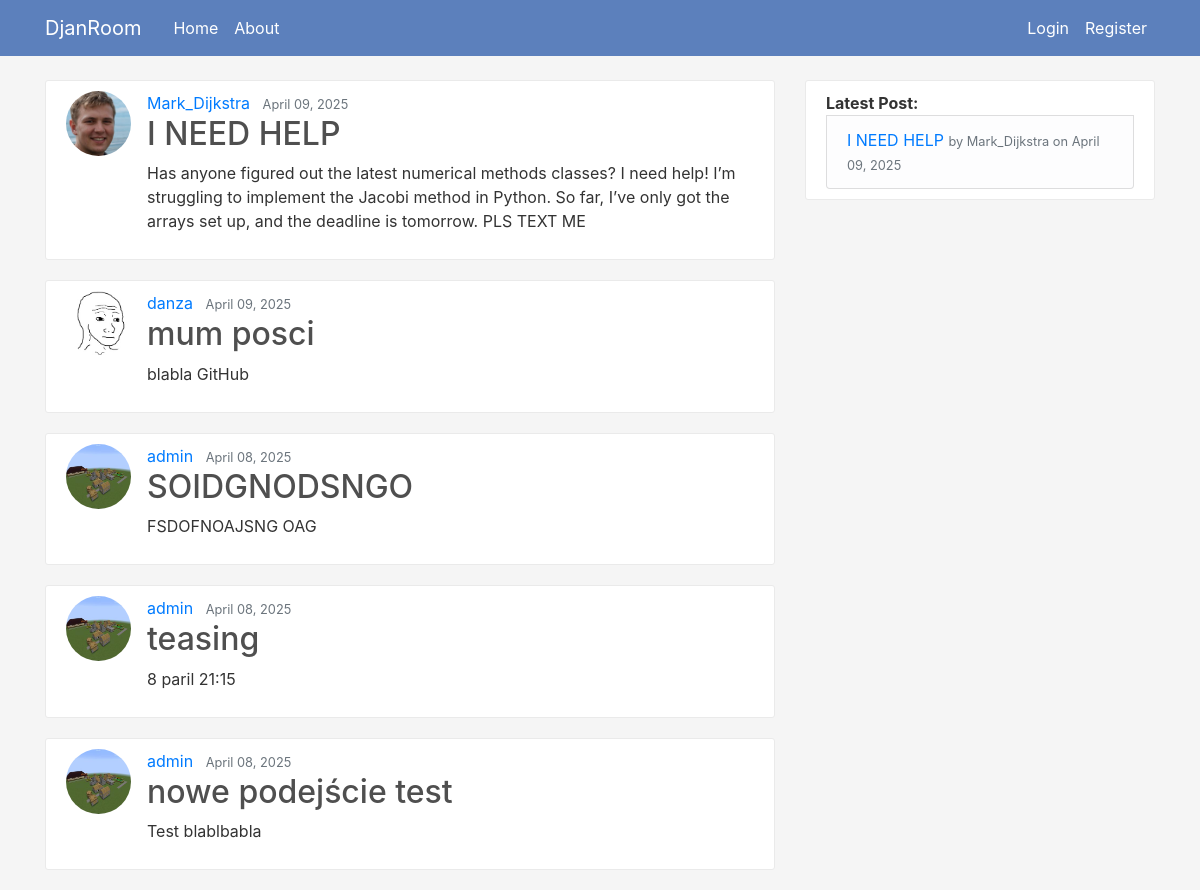
Before: / with the older database file.
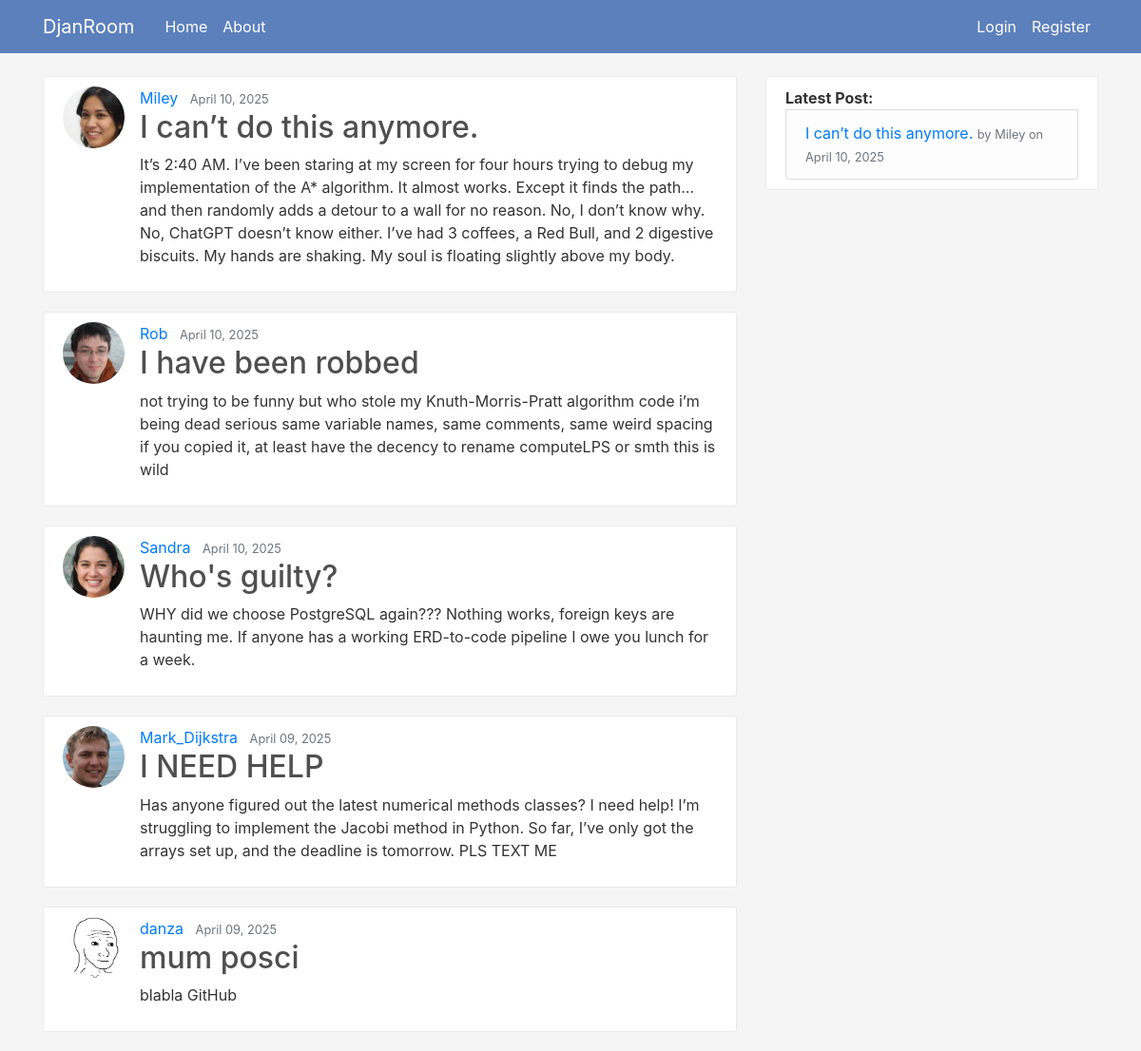
After: the same page with the newer database file.
### blog/models.py (models this page shows, shortened)
class Post(models.Model):
    title = models.CharField(max_length=100)
    content = models.TextField()
    date_posted = models.DateTimeField(default=timezone.now)
    author = models.ForeignKey(User, on_delete=models.CASCADE)

### users/models.py (models this page shows, shortened)
class Profile(models.Model):
    user = models.OneToOneField(User, on_delete=models.CASCADE)
    image = models.ImageField(default='default.jpg', upload_to='profile_pics')

### blog/views.py (the view)
# urls.py: path('', PostListView.as_view(), name='blog-home'),
class PostListView(ListView):
    model = Post
    template_name = 'blog/home.html'
    context_object_name = 'posts'
    ordering = ['-date_posted']
    paginate_by = 5
    def get_context_data(self, **kwargs):
        context = super().get_context_data(**kwargs)
        context['latest_post'] = Post.objects.latest('date_posted')  # Fetch the latest post
        return context

### blog/context_processors.py (called while the page is built)
def latest_post(request):
    try:
        return {'latest_post': Post.objects.latest('date_posted')}
    except Post.DoesNotExist:
        return {'latest_post': None}

### blog/templates/blog/home.html
{% extends "blog/base.html"  %}
{% block content %}
    {% for post in posts %}
    <article class="media content-section">
        <img class="rounded-circle article-img" src="{{post.author.profile.image.url}}" >
        <div class="media-body">
          <div class="article-metadata">
            <a class="mr-2" href="#">{{ post.author }}</a>
            <small class="text-muted">{{ post.date_posted|date:"F d, Y" }}</small>
          </div>
          <h2><a class="article-title" href="{% url 'post-detail' post.id%}">{{ post.title }}</a></h2>
          <p class="article-content">{{ post.content }}</p>
        </div>
      </article>
    {% endfor %}
{% endblock content %}

### blog/templates/blog/base.html (shortened to what this page needs)
{% load static %}
<!DOCTYPE html>
<html>
<head>
    <link rel="stylesheet" href="https://cdn.jsdelivr.net/npm/bootstrap@4.0.0/dist/css/bootstrap.min.css">
    <link rel="stylesheet" type="text/css" href="{% static 'blog/main.css' %}?v=2">
</head>
<body>
    <header class="site-header">
        <nav class="navbar navbar-expand-md navbar-dark bg-steel fixed-top">          <div class="container">
            <a class="navbar-brand mr-4" href="{% url 'blog-home' %}">DjanRoom</a>
            <div class="collapse navbar-collapse" id="navbarToggle">
              <div class="navbar-nav mr-auto">
                <a class="nav-item nav-link" href="{% url 'blog-home' %}">Home</a>
                <a class="nav-item nav-link" href="{% url 'blog-about' %}">About</a>
              </div>
              <div class="navbar-nav d-flex align-items-center">
                {% if user.is_authenticated %}
                    <a class="nav-item nav-link" href="{% url 'post-create' %}">New Post</a>
                    <form id="logout-form" method="get" action="{% url 'logout-confirm' %}" class="d-inline">
                        {% csrf_token %}
                        <button class="nav-item nav-link btn btn-link" type="submit">Sign out</button>
                    </form>
                    <a class="nav-item nav-link" href="{% url 'profile' %}">Profile</a>
                {% else %}
                    <a class="nav-item nav-link" href="{% url 'login' %}">Login</a>
                    <a class="nav-item nav-link" href="{% url 'register' %}">Register</a>
                {% endif %}
            </div>
            </div>
          </div>
        </nav>
    </header>
    <main role="main" class="container">
        <div class="row">
          <div class="col-md-8">
            {% block content %}{% endblock %}
          </div>
          <div class="col-md-4">
            <div class="content-section">
                <strong>Latest Post:</strong>
                <li class="list-group-item list-group-item-light">
                  {% if latest_post %}
                    <a href="{% url 'post-detail' latest_post.pk %}">{{ latest_post.title }}</a>
                    <small class="text-muted">by {{ latest_post.author }} on {{ latest_post.date_posted|date:"F d, Y" }}</small>
                  {% else %}
                    No posts available.
                  {% endif %}
                </li>
            </div>
          </div>
        </div>
      </main>
</body>
</html>

### blog/static/blog/main.css (style rules this page uses)
body { background: #F5F5F5; color: #333333; margin-top: 5rem; }
.article-img { height: 65px; width: 65px; object-fit: cover; margin-right: 16px; border-radius: 50%; }
h1, h2, h3, h4, h5, h6 { color: #333333; }
.bg-steel { background-color: #5C80BC; }
.site-header .navbar-nav .nav-link { color: #FFFFFF; }
.content-section { background: #FFFFFF; padding: 10px 20px; border: 1px solid #EAEAEA; border-radius: 3px; margin-bottom: 20px; }
.article-title { color: #4F4F4F; }

Changed rows visible on the page:
no longer on this page (row unchanged): Post: author.profile.image (picture), author "admin", date_posted "April 08, 2025", title "SOIDGNODSNGO", content "FSDOFNOAJSNG OAG"
no longer on this page (row unchanged): Post: author.profile.image (picture), author "admin", date_posted "April 08, 2025", title "teasing", content "8 paril 21:15"
no longer on this page (row unchanged): Post: author.profile.image (picture), author "admin", date_posted "April 08, 2025", title "nowe podejście test", content "Test blablbabla"
added Post: author.profile.image (picture), author "Miley", date_posted "April 10, 2025", title "I can’t do this anymore.", content "It’s 2:40 AM. I’ve been staring at my screen for four hours trying to debug my implementation of the A* algorithm. It almost works. Except it finds the path… and then randomly adds a detour to a wall for no reason. No, I don’t know why. No, ChatGPT doesn’t know either. I’ve had 3 coffees, a Red Bull, and 2 digestive biscuits. My hands are shaking. My soul is floating slightly above my body."
added Post: author.profile.image (picture), author "Rob", date_posted "April 10, 2025", title "I have been robbed", content "not trying to be funny but who stole my Knuth-Morris-Pratt algorithm code i’m being dead serious same variable names, same comments, same weird spacing if you copied it, at least have the decency to rename computeLPS or smth this is wild"
added Post: author.profile.image (picture), author "Sandra", date_posted "April 10, 2025", title "Who's guilty?", content "WHY did we choose PostgreSQL again??? Nothing works, foreign keys are haunting me. If anyone has a working ERD-to-code pipeline I owe you lunch for a week."
Other visible differences:
{{ latest_post.title }}: "I NEED HELP" → "I can’t do this anymore."
{{ latest_post.author }}: "Mark_Dijkstra" → "Miley"
{{ latest_post.date_posted|date:"F d, Y" }}: "April 09, 2025" → "April 10, 2025"
